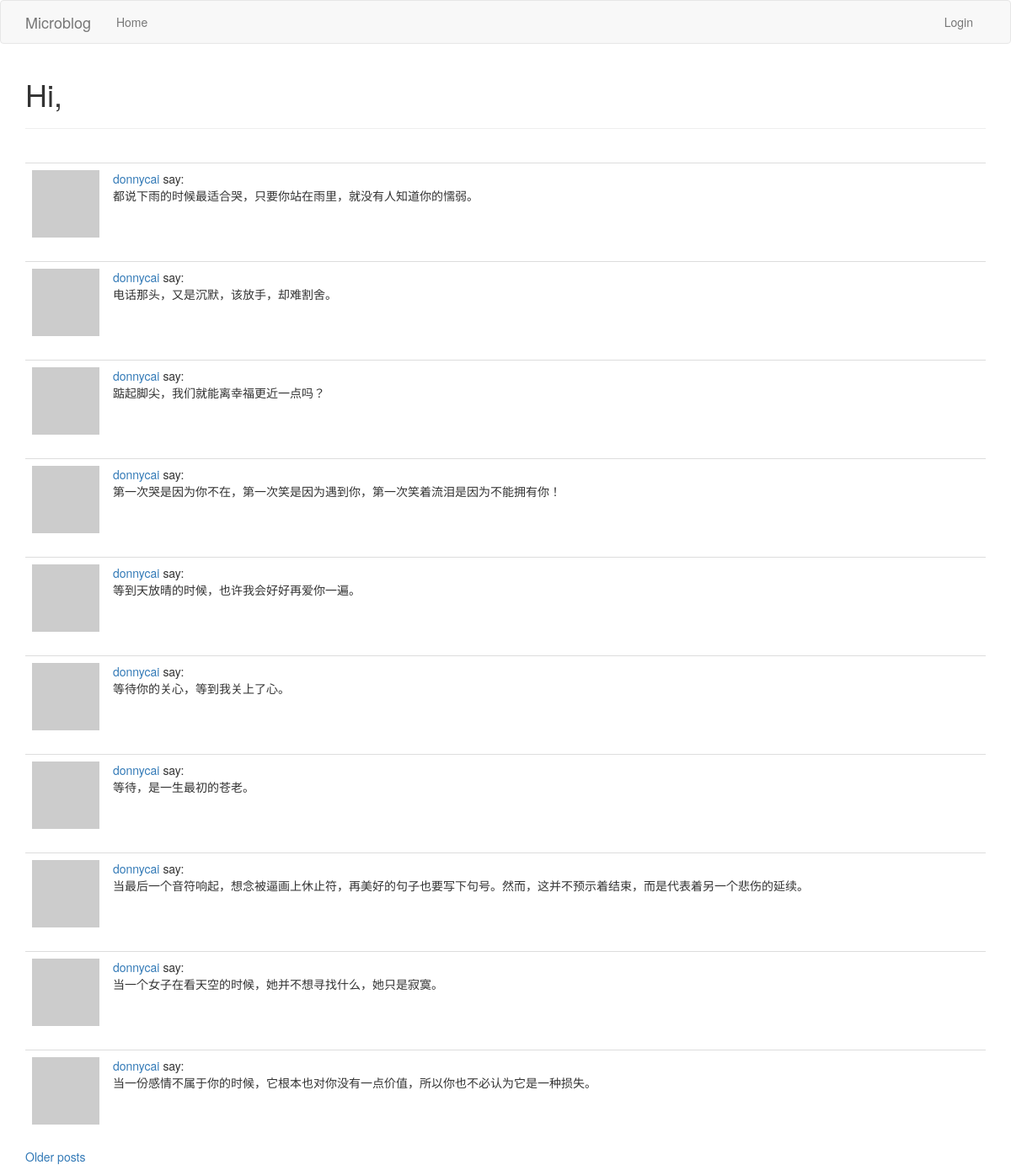
/explore, run on the app's committed database.
### app/models.py (models this page shows, shortened)
class Post(db.Model):
    id = db.Column(db.Integer, primary_key=True)
    body = db.Column(db.String(140))
    timestamp = db.Column(db.DateTime, index=True, default=datetime.utcnow)
    user_id = db.Column(db.Integer, db.ForeignKey('user.id'))

class User(UserMixin, db.Model):
    id = db.Column(db.Integer, primary_key=True)
    username = db.Column(db.String(64), index=True, unique=True)
    email = db.Column(db.String(128), index=True, unique=True)
    password_hash = db.Column(db.String(128))
    about_me = db.Column(db.String(140))
    last_seen = db.Column(db.DateTime, default=datetime.utcnow)
    posts = db.relationship('Post', backref='author', lazy='dynamic')
    followed = db.relationship('User', secondary=followers,
                               primaryjoin=(followers.c.follower_id == id),
                               secondaryjoin=(followers.c.followed_id == id),
                               backref=db.backref('followers', lazy='dynamic'), lazy='dynamic')
    def avatar(self, size):
        digest = md5(self.email.lower().encode('utf-8')).hexdigest()
        return 'https://s.gravatar.com/avatar/{}?d=identicon&s={}'.format(digest, size)

### app/routes.py (the view)
@app.route('/explore')
def explore():
    page = request.args.get('page', 1, type=int)
    posts = Post.query.order_by(Post.timestamp.desc()).paginate(
        page, app.config['POSTS_PER_PAGE'], False)
    next_url = url_for('explore', page=posts.next_num) \
        if posts.has_next else None
    prev_url = url_for('explore', page=posts.prev_num) \
        if posts.has_prev else None
    return render_template('index.html', posts=posts.items, title='Explore',
                           next_url=next_url, prev_url=prev_url)

### app/routes.py (called while the page is built)
@app.before_request
def before_request():
    if current_user.is_authenticated:
        current_user.last_seen = datetime.utcnow()
        db.session.commit()

### app/templates/index.html (shortened to what this page needs)
{% extends "base.html" %}
{% import 'bootstrap/wtf.html' as wtf %}
{% block app_content %}
    <h1>Hi, {% if current_user %}{{ current_user.username }}{% else %}Tourists{% endif %}</h1>
    <hr>
    <br>
    {% for post in posts %}
        {% include '_post.html' %}
    {% endfor %}
    {% if next_url %}
        <a href="{{ next_url }}">Older posts</a>
    {% endif %}
{% endblock %}

### app/templates/_post.html
<table class="table table-hover">
    <tr valign="top">
        <td width="70px">
            <a href="{{ url_for('user', username=post.author.username) }}">
                <img src="{{ post.author.avatar(36) }}">
            </a>
        </td>
        <td>
            <a href="{{ url_for('user', username=post.author.username) }}">
                {{ post.author.username }}
            </a>
            say:
            <br>{{ post.body }}</td>
    </tr>
</table>

### data on the page
Post: author.username "donnycai", body "都说下雨的时候最适合哭，只要你站在雨里，就没有人知道你的懦弱。"
Post: author.username "donnycai", body "电话那头，又是沉默，该放手，却难割舍。"
Post: author.username "donnycai", body "踮起脚尖，我们就能离幸福更近一点吗？"
Post: author.username "donnycai", body "第一次哭是因为你不在，第一次笑是因为遇到你，第一次笑着流泪是因为不能拥有你！"
Post: author.username "donnycai", body "等到天放晴的时候，也许我会好好再爱你一遍。"
Post: author.username "donnycai", body "等待你的关心，等到我关上了心。"
Post: author.username "donnycai", body "等待，是一生最初的苍老。"
Post: author.username "donnycai", body "当最后一个音符响起，想念被逼画上休止符，再美好的句子也要写下句号。然而，这并不预示着结束，而是代表着另一个悲伤的延续。"
Post: author.username "donnycai", body "当一个女子在看天空的时候，她并不想寻找什么，她只是寂寞。"
Post: author.username "donnycai", body "当一份感情不属于你的时候，它根本也对你没有一点价值，所以你也不必认为它是一种损失。"
